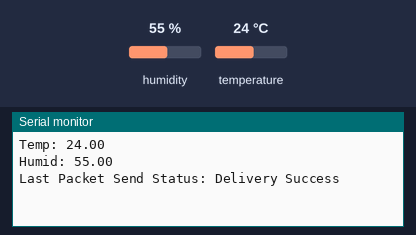
A sketch run on a simulated ESP32. On the bench: the last lines printed to the serial monitor. Inputs (shaded band) come from the test bench; at power-on: humidity 55 %, temperature 24 °C.

Above: at 1.3 s.
1.4 s: humidity set to 22 %
At 3.7 s:
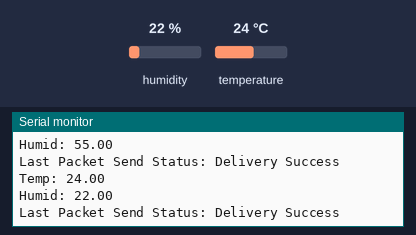
4.1 s: temperature set to 12 °C
At 5.6 s:
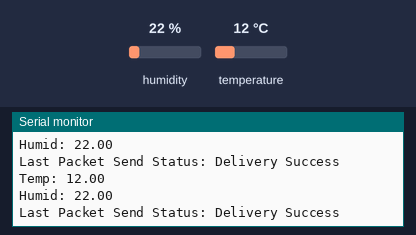
6.8 s: humidity set to 40 %
At 9.5 s:
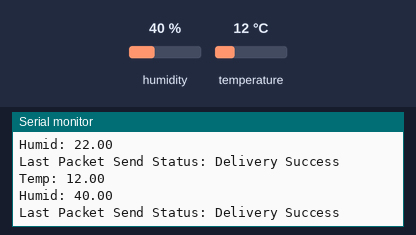
Timing chart, 0 to 11.0 s (numbered marks = the images above; inputs shaded):
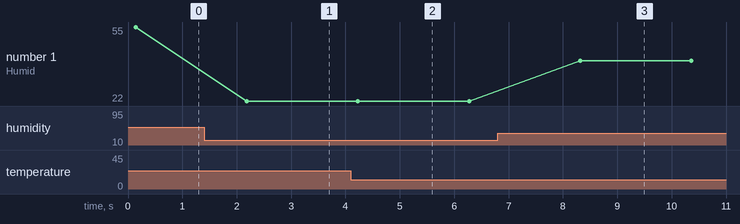

Measured:
- after the input at 1.4 s, the serial monitor: prints a new line after 0.79 s (image 1)
- after the input at 4.1 s, the serial monitor: prints a new line after 0.13 s (image 2)
- after the input at 6.8 s, the serial monitor: prints a new line after 1.5 s (image 3)
- plotted number 1: 55 → 22 after the input at 1.4 s, 22 → 40 after the input at 6.8 s

The sketch:

Transmission.ino
```cpp
#include <WiFi.h>
#include <esp_now.h>
#include <DHT.h>

//Define DHT11 parameters
#define DHTPin 4
#define DHTType DHT11

DHT dht(DHTPin, DHTType); //Create DHT Object

float temp; // Variables for temperature and humidity
float humid;

uint8_t broadcastAddress[] = { 0x08, 0xD1, 0xF9, 0x27, 0xAE, 0xF4};  //Responder MAC Address

// Define data structure
typedef struct struct_message {
  float a;
  float b;
} struct_message;

struct_message myData;

esp_now_peer_info_t peerInfo;

// Sent data callback function
void OnDataSent(const uint8_t *macAddr, esp_now_send_status_t status)
{
  Serial.print("Last Packet Send Status: ");
  Serial.println(status == ESP_NOW_SEND_SUCCESS ? "Delivery Success" : "Delivery Fail");
}

void setup() {

  Serial.begin(115200); // Setup Serial monitor
  delay(100);

  dht.begin(); // Initiate DHT11

  WiFi.mode(WIFI_STA);

// Initialize ESP-
  if (esp_now_init() != 0){
    Serial.println("Error initializing ESP-NOW");
    return;
  }

  esp_now_register_send_cb(OnDataSent);

  memcpy(peerInfo.peer_addr, broadcastAddress, 6);
  peerInfo.channel = 0;
  peerInfo.encrypt = false;

  if (esp_now_add_peer(&peerInfo) != ESP_OK) {
    Serial.println("Failed to add peer");
    return;
  }

}

void loop(){

  // Read DHT11 module values
  temp = dht.readTemperature();
  delay(10);
  humid = dht.readHumidity();
  delay(10);

  Serial.print("Temp: ");
  Serial.println(temp);
  Serial.print("Humid: ");
  Serial.println(humid);

// Add to structured data object
  myData.a = temp;
  myData.b = humid;

// Send
  esp_now_send(broadcastAddress, (uint8_t *) &myData, sizeof(myData));

  delay(2000);

}
```
